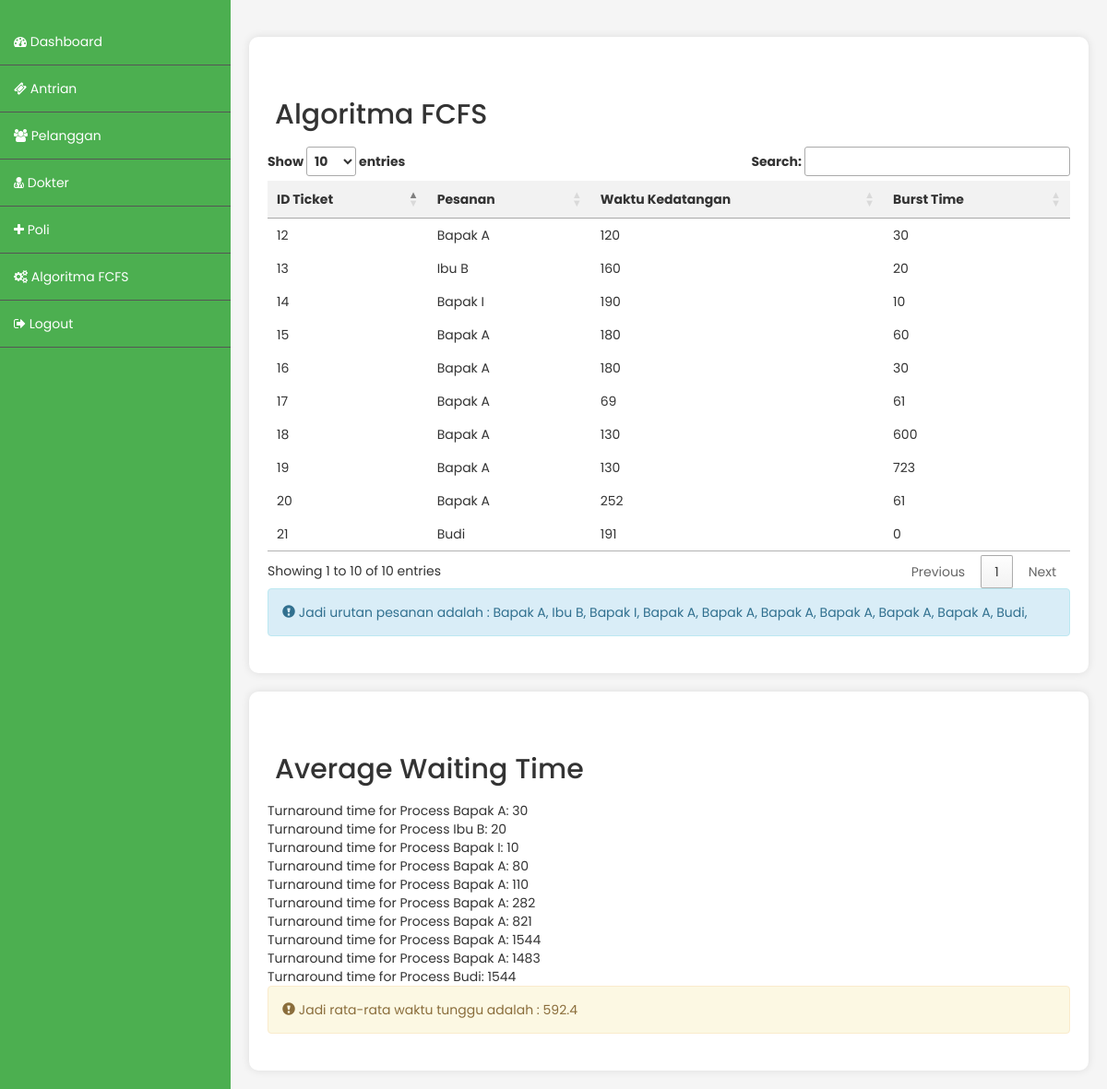
Page /index.php/admin/fifo on the committed database.
### tables this page shows
CREATE TABLE `ticket` (
  `id_ticket` int(255) NOT NULL,
  `id_pelanggan` int(255) NOT NULL,
  `tanggal_masuk` date DEFAULT NULL,
  `waktu_masuk` time DEFAULT NULL,
  `stamp_waktu` timestamp NOT NULL DEFAULT current_timestamp(),
  `waktu_keluar` time DEFAULT NULL,
  `id_poli` int(255) NOT NULL,
  `id_dokter` int(255) NOT NULL,
  `nama_guest` varchar(255) NOT NULL
);

CREATE TABLE `pelanggan` (
  `id_pelanggan` int(255) NOT NULL,
  `nama_pelanggan` varchar(255) NOT NULL,
  `nik` varchar(255) NOT NULL,
  `tempat_lahir` varchar(255) NOT NULL,
  `tanggal_lahir` date NOT NULL,
  `alamat` varchar(255) NOT NULL,
  `no_telp` varchar(255) NOT NULL
);

### application/controllers/Admin.php (called while the page is built, shortened)
<?php
class Admin extends CI_Controller {
	public function __construct()
	{
		$this->load->model('akun_model');
		$this->load->model('crud_model');
	}
	public function fifo()
	{
		$data['array_ticket'] = $this->crud_model->mengambil_data_join('ticket',['pelanggan']);
		$this->load->view('admin_fifo',$data);
	}
}

### index.php (called while the page is built, shortened)
<?php
require_once BASEPATH.'core/CodeIgniter.php';

### application/models/Crud_model.php (called while the page is built, shortened)
<?php
class Crud_model extends CI_Model{
	public function mengambil_data_join($nama_tabel,$array_tabel)
	{
		$this->db->select('*');
		$this->db->from($nama_tabel);
		foreach($array_tabel as $tabel){
			$this->db->join($tabel, $nama_tabel.'.id_'.$tabel.' = '.$tabel.'.id_'.$tabel.'');
		}
		$query = $this->db->get();
		return $query->result();
	}
}

### application/views/admin_fifo.php (the view, shortened to what this page needs)
<!DOCTYPE html>
<html lang="en">
<head>
<link rel="stylesheet" type="text/css" href="https://cdn.datatables.net/1.10.25/css/jquery.dataTables.css">
<link href="//maxcdn.bootstrapcdn.com/bootstrap/3.3.0/css/bootstrap.min.css" rel="stylesheet" id="bootstrap-css">
<link href="https://maxcdn.bootstrapcdn.com/font-awesome/4.7.0/css/font-awesome.min.css" rel="stylesheet">
<link rel="stylesheet" href="<?=base_url()?>/css/style.css">
</head>
<body>
<div class="content">
	<div class="status-info">
		<table>
		<tr>
			<td class="title">
			<h2>Algoritma FCFS</h2>
			</td>
			<td class="button-container" style="text-align: right;"></td>
		</tr>
		</table>
		<table id="productTable">
		<thead>
			<tr>
			<th>ID Ticket</th>
			<th>Pesanan</th>
			<th>Waktu Kedatangan</th>
			<th>Burst Time</th>
			</tr>
		</thead>
		<tbody>
			<?php foreach($array_ticket as $ticket): ?>
			<?php
			$waktu_daftar = strtotime("08:00:00");
			$waktu_awal = strtotime($ticket->waktu_masuk);
			$waktu_akhir = strtotime($ticket->waktu_keluar);
			$waktu_kedatangan = abs($waktu_awal - $waktu_daftar)/60;
			$burst_time = abs($waktu_akhir - $waktu_awal)/60;
			$processes[] = array($ticket->nama_pelanggan,ceil($waktu_kedatangan),ceil($burst_time)) ;
			?>
			<tr>
			<td> <?=$ticket->id_ticket?> </td>
			<td> <?=$ticket->nama_pelanggan?> </td>
			<td> <?=ceil($waktu_kedatangan)?></td>
			<td> <?=ceil($burst_time)?> </td>
			</tr>
			<?php endforeach; ?>
		</tbody>
		</table>
		<div class="alert alert-info" role="alert">
			<span class="glyphicon glyphicon-exclamation-sign" aria-hidden="true"></span>
			Jadi urutan pesanan adalah : <?php foreach($array_ticket as $ticket): echo $ticket->nama_pelanggan.', '; endforeach;?>
		</div>
	</div>
	<div class="status-info">
		<table>
		<tr>
			<td class="title">
			<h2>Average Waiting Time</h2>
			</td>
			<td class="button-container" style="text-align: right;"></td>
		</tr>
		</table>
<?php
$total_turnaround_time = 0;
$previous_completion_time = 0;
foreach ($processes as $process) {
    $process_id = $process[0];
    $arrival_time = $process[1];
    $burst_time = $process[2];
    $completion_time = max($previous_completion_time, $arrival_time) + $burst_time;
    $turnaround_time = $completion_time - $arrival_time;
    $total_turnaround_time += $turnaround_time;
    $previous_completion_time = $completion_time;
    echo "Turnaround time for Process $process_id: $turnaround_time<br/>";
}
$average_turnaround_time = $total_turnaround_time / count($processes);
?>
	<div class="alert alert-warning" role="alert">
		<span class="glyphicon glyphicon-exclamation-sign" aria-hidden="true"></span>
		Jadi rata-rata waktu tunggu adalah : <?=$average_turnaround_time?>
	</div>
	</div>
</div>
</body>
</html>

### css/style.css (style rules this page uses)
body { margin: 0; padding: 0; font-family: 'Poppins', sans-serif; background-color: #f5f5f5; }
.content { margin-left: 250px; padding: 20px; }
.content h2 { color: #333; }
.status-info { background-color: #fff; padding: 20px; border-radius: 10px; box-shadow: 0 0 10px rgba(0, 0, 0, 0.1); margin-top: 20px; }
table { width: 100%; border-collapse: collapse; margin-top: 20px; }
th, td { border: 1px solid #ddd; padding: 8px; text-align: left; }
th { background-color: #f2f2f2; }

### application/views/admin_fifo.php (style rules this page uses)
table { border-collapse: collapse; }
table, th, td { border: none; }

### rows in the picture
ticket: id_ticket "12", id_pelanggan.nama_pelanggan "Bapak A", ceil($burst_time) "30"
ticket: id_ticket "13", id_pelanggan.nama_pelanggan "Ibu B", ceil($burst_time) "20"
ticket: id_ticket "14", id_pelanggan.nama_pelanggan "Bapak I", ceil($burst_time) "10"
ticket: id_ticket "15", id_pelanggan.nama_pelanggan "Bapak A", ceil($burst_time) "60"
ticket: id_ticket "16", id_pelanggan.nama_pelanggan "Bapak A", ceil($burst_time) "30"
ticket: id_ticket "17", id_pelanggan.nama_pelanggan "Bapak A", ceil($burst_time) "61"
ticket: id_ticket "18", id_pelanggan.nama_pelanggan "Bapak A", ceil($burst_time) "600"
ticket: id_ticket "19", id_pelanggan.nama_pelanggan "Bapak A", ceil($burst_time) "723"
ticket: id_ticket "20", id_pelanggan.nama_pelanggan "Bapak A", ceil($burst_time) "61"
ticket: id_ticket "21", id_pelanggan.nama_pelanggan "Budi", ceil($burst_time) "0"

### other values in the picture
$process_id "Bapak A"
$turnaround_time "30"
$process_id "Ibu B"
$turnaround_time "20"
$process_id "Bapak I"
$turnaround_time "10"
$turnaround_time "80"
$turnaround_time "110"
$turnaround_time "282"
$turnaround_time "821"
$turnaround_time "1544"
$turnaround_time "1483"
$process_id "Budi"
$average_turnaround_time "592.4"
